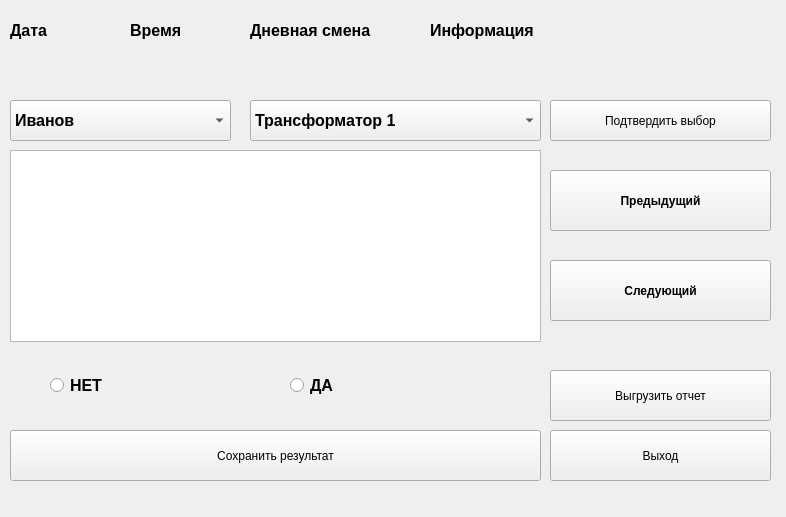
<?xml version="1.0" encoding="UTF-8"?>
<ui version="4.0">
 <class>main_window</class>
 <widget class="QMainWindow" name="main_window">
  <property name="geometry">
   <rect>
    <x>0</x>
    <y>0</y>
    <width>786</width>
    <height>517</height>
   </rect>
  </property>
  <property name="windowTitle">
   <string>MainWindow</string>
  </property>
  <widget class="QWidget" name="centralwidget">
   <widget class="QLabel" name="lbl_date">
    <property name="geometry">
     <rect>
      <x>10</x>
      <y>20</y>
      <width>100</width>
      <height>20</height>
     </rect>
    </property>
    <property name="font">
     <font>
      <pointsize>12</pointsize>
      <weight>75</weight>
      <bold>true</bold>
     </font>
    </property>
    <property name="text">
     <string>Дата</string>
    </property>
   </widget>
   <widget class="QLabel" name="lbl_time">
    <property name="geometry">
     <rect>
      <x>130</x>
      <y>20</y>
      <width>100</width>
      <height>20</height>
     </rect>
    </property>
    <property name="font">
     <font>
      <pointsize>12</pointsize>
      <weight>75</weight>
      <bold>true</bold>
     </font>
    </property>
    <property name="text">
     <string>Время</string>
    </property>
   </widget>
   <widget class="QLabel" name="lbl_shift">
    <property name="geometry">
     <rect>
      <x>250</x>
      <y>20</y>
      <width>131</width>
      <height>20</height>
     </rect>
    </property>
    <property name="font">
     <font>
      <pointsize>12</pointsize>
      <weight>75</weight>
      <bold>true</bold>
     </font>
    </property>
    <property name="text">
     <string>Дневная смена</string>
    </property>
   </widget>
   <widget class="QLabel" name="lbl_info">
    <property name="geometry">
     <rect>
      <x>430</x>
      <y>20</y>
      <width>341</width>
      <height>20</height>
     </rect>
    </property>
    <property name="font">
     <font>
      <pointsize>12</pointsize>
      <weight>75</weight>
      <bold>true</bold>
     </font>
    </property>
    <property name="text">
     <string>Информация</string>
    </property>
   </widget>
   <widget class="QComboBox" name="cbox_operator">
    <property name="geometry">
     <rect>
      <x>10</x>
      <y>100</y>
      <width>221</width>
      <height>41</height>
     </rect>
    </property>
    <property name="font">
     <font>
      <pointsize>12</pointsize>
      <weight>75</weight>
      <bold>true</bold>
     </font>
    </property>
    <item>
     <property name="text">
      <string>Иванов</string>
     </property>
    </item>
    <item>
     <property name="text">
      <string>Петров</string>
     </property>
    </item>
    <item>
     <property name="text">
      <string>Сидоров</string>
     </property>
    </item>
   </widget>
   <widget class="QComboBox" name="cbox_object">
    <property name="geometry">
     <rect>
      <x>250</x>
      <y>100</y>
      <width>291</width>
      <height>41</height>
     </rect>
    </property>
    <property name="font">
     <font>
      <pointsize>12</pointsize>
      <weight>75</weight>
      <bold>true</bold>
     </font>
    </property>
    <item>
     <property name="text">
      <string>Трансформатор 1</string>
     </property>
    </item>
    <item>
     <property name="text">
      <string>Трансформатор 2</string>
     </property>
    </item>
    <item>
     <property name="text">
      <string>Трансформатор 3</string>
     </property>
    </item>
   </widget>
   <widget class="QTextBrowser" name="tbox_parameteres">
    <property name="geometry">
     <rect>
      <x>10</x>
      <y>150</y>
      <width>531</width>
      <height>192</height>
     </rect>
    </property>
   </widget>
   <widget class="QRadioButton" name="radiobtn_no">
    <property name="geometry">
     <rect>
      <x>50</x>
      <y>360</y>
      <width>151</width>
      <height>51</height>
     </rect>
    </property>
    <property name="font">
     <font>
      <pointsize>12</pointsize>
      <weight>75</weight>
      <bold>true</bold>
     </font>
    </property>
    <property name="text">
     <string>НЕТ</string>
    </property>
   </widget>
   <widget class="QRadioButton" name="radiobtn_yes">
    <property name="geometry">
     <rect>
      <x>290</x>
      <y>360</y>
      <width>141</width>
      <height>51</height>
     </rect>
    </property>
    <property name="font">
     <font>
      <pointsize>12</pointsize>
      <weight>75</weight>
      <bold>true</bold>
     </font>
    </property>
    <property name="text">
     <string>ДА</string>
    </property>
   </widget>
   <widget class="QPushButton" name="btn_confirm">
    <property name="geometry">
     <rect>
      <x>550</x>
      <y>100</y>
      <width>221</width>
      <height>41</height>
     </rect>
    </property>
    <property name="text">
     <string>Подтвердить выбор</string>
    </property>
   </widget>
   <widget class="QPushButton" name="btn_saveresult">
    <property name="geometry">
     <rect>
      <x>10</x>
      <y>430</y>
      <width>531</width>
      <height>51</height>
     </rect>
    </property>
    <property name="text">
     <string>Сохранить результат</string>
    </property>
   </widget>
   <widget class="QPushButton" name="btn_unloadresult">
    <property name="geometry">
     <rect>
      <x>550</x>
      <y>370</y>
      <width>221</width>
      <height>51</height>
     </rect>
    </property>
    <property name="text">
     <string>Выгрузить отчет</string>
    </property>
   </widget>
   <widget class="QPushButton" name="btn_exit">
    <property name="geometry">
     <rect>
      <x>550</x>
      <y>430</y>
      <width>221</width>
      <height>51</height>
     </rect>
    </property>
    <property name="text">
     <string>Выход</string>
    </property>
   </widget>
   <widget class="QPushButton" name="btn_next">
    <property name="geometry">
     <rect>
      <x>550</x>
      <y>260</y>
      <width>221</width>
      <height>61</height>
     </rect>
    </property>
    <property name="font">
     <font>
      <weight>75</weight>
      <bold>true</bold>
     </font>
    </property>
    <property name="text">
     <string>Следующий</string>
    </property>
   </widget>
   <widget class="QPushButton" name="btn_previous">
    <property name="geometry">
     <rect>
      <x>550</x>
      <y>170</y>
      <width>221</width>
      <height>61</height>
     </rect>
    </property>
    <property name="font">
     <font>
      <weight>75</weight>
      <bold>true</bold>
     </font>
    </property>
    <property name="text">
     <string>Предыдущий</string>
    </property>
   </widget>
  </widget>
  <widget class="QMenuBar" name="menubar">
   <property name="geometry">
    <rect>
     <x>0</x>
     <y>0</y>
     <width>786</width>
     <height>21</height>
    </rect>
   </property>
  </widget>
 </widget>
 <resources/>
 <connections/>
</ui>
